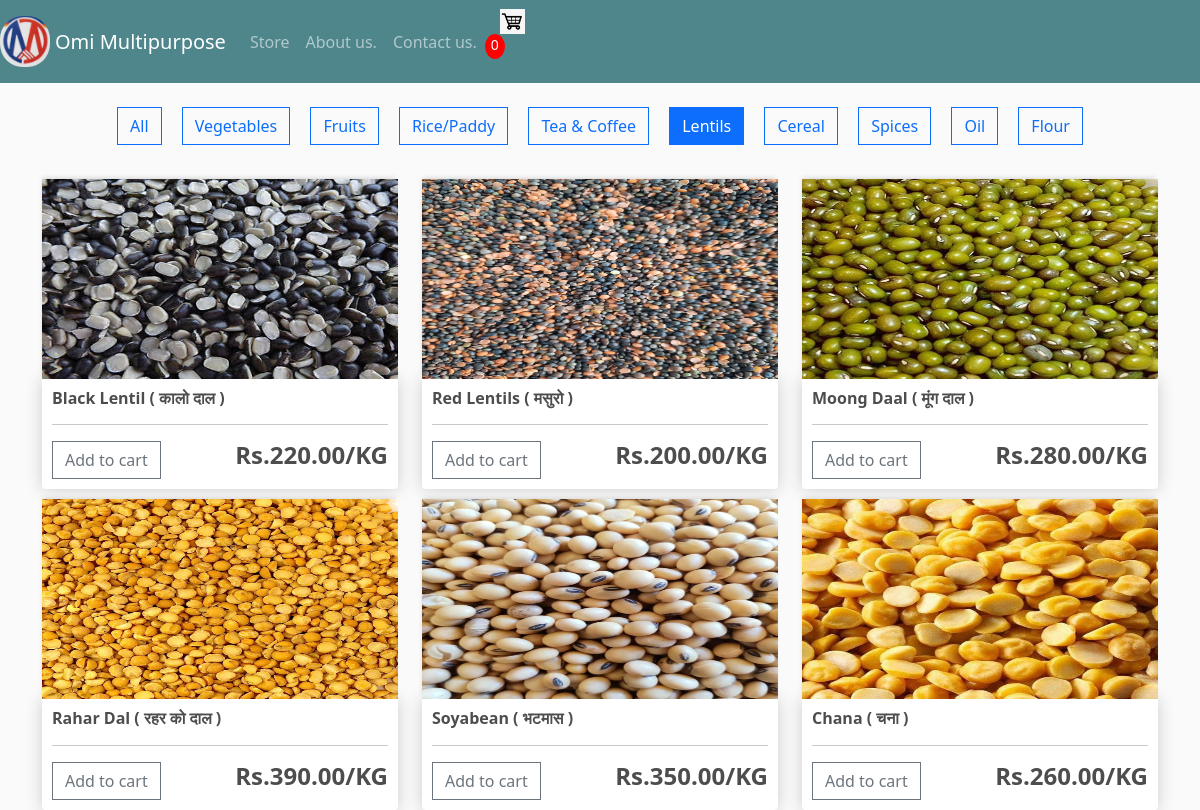
/store/?category=5, run on the app's committed database.
### store/models.py (models this page shows, shortened)
class Category(models.Model):
    name=models.CharField(max_length=100)

class Product(models.Model):
    category=models.ForeignKey(Category,on_delete=models.CASCADE,related_name='products',null=True)
    name= models.CharField(max_length=200, null= True)
    price= models.DecimalField(max_digits=7,decimal_places=2)
    unit = models.CharField(max_length=50,default="KG")
    image=models.ImageField(null=True, blank=True)
    @property
    def imageURL(self):
        try:
            url=self.image.url
        except:
            url=''
        return url

### store/views.py (the view)
# urls.py: path('',include('store.urls'))
def store(request):
    data = cartData(request)
    cartItems = data['cartItems']
    category_id = request.GET.get('category')
    if category_id:
        products = Product.objects.filter(category_id=category_id)
    else:
        products = Product.objects.all()
    categories = Category.objects.all()
    context = {
        'hello': products,
        'cartItems': cartItems,
        'categories': categories,
        'selected_category': int(category_id) if category_id else 0,
    }
    return render(request, 'store/store.html', context)

### store/utils.py (called while the page is built, shortened)
def cookieCart(request):
    try:
        cart = json.loads(request.COOKIES['cart'])
    except:
        cart = {}
    print('Cart:', cart)
    items = []
    order = {'get_cart_total': 0, 'get_cart_items': 0, 'shipping': False}
    cartItems = order['get_cart_items']
    return {'cartItems': cartItems, 'order': order, 'items': items}

def cartData(request):
    if request.user.is_authenticated:
        customer=request.user.customer
        order,created=Order.objects.get_or_create(customer=customer,complete=False)
        items=order.orderitem_set.all()
        cartItems=order.get_cart_items
    else:
        cookieData=cookieCart(request)
        cartItems=cookieData['cartItems']
        order=cookieData['order']
        items=cookieData['items']
    return {'cartItems':cartItems,'order':order,'items':items}

### store/templates/store/store.html
{% extends 'store/main.html' %} {% load static %} {% block content %}
<div class="text-center my-4">
  <a
    href="{% url 'store' %}"
    class="btn {% if selected_category == 0 %}btn-primary{% else %}btn-outline-primary{% endif %} mx-2"
  >
    All
  </a>
  {% for category in categories %}
  <a
    href="?category={{ category.id }}"
    class="btn {% if selected_category == category.id %}btn-primary{% else %}btn-outline-primary{% endif %} mx-2"
  >
    {{ category.name }}
  </a>
  {% endfor %}
</div>
<div class="row">
  {% for product in hello %}
  <div class="col-lg-4">
    <img class="thumbnail" src="{{product.imageURL}}" />
    <div class="box-element product">
      <h6><strong>{{product.name}}</strong></h6>
      <hr />
      <button
        data-product="{{product.id}}"
        data-action="add"
        class="btn btn-outline-secondary add-btn update-cart"
      >
        Add to cart
      </button>
      <h4 style="display: inline-block; float: right">
        <strong>Rs.{{product.price|floatformat:2}}/{{product.unit}}</strong>
      </h4>
    </div>
  </div>
  {% endfor %}
</div>
{% endblock content %}

### static/css/main.css (style rules this page uses)
body { background-color: hsl(0, 0%, 98%); }
h1,h2,h3,h4,h5,h6 { color:hsl(0, 0%, 30%); }
.box-element { box-shadow:hsl(0, 0%, 80%) 0 0 16px; background-color: #fff; border-radius: 4px; padding: 10px; }
.thumbnail { width: 100%; height: 200px; -webkit-box-shadow: -1px -3px 5px -2px rgba(214,214,214,1); -moz-box-shadow: -1px -3px 5px -2px rgba(214,214,214,1); box-shadow: -1px -3px 5px -2px rgba(214,214,214,1); }
.product { border-radius: 0 0 4px 4px; }
.col-lg-4, .col-lg-6, .col-lg-8, .col-lg-12 { margin-top: 10px; }
.btn { border-radius: 0; }

### data on the page
Category: name "Vegetables"
Category: name "Fruits"
Category: name "Rice/Paddy"
Category: name "Tea & Coffee"
Category: name "Lentils"
Category: name "Cereal"
Category: name "Spices"
Category: name "Oil"
Category: name "Flour"
Product: imageURL (picture), name "Black Lentil ( कालो दाल )", price "220.00", unit "KG"
Product: imageURL (picture), name "Red Lentils ( मसुरो )", price "200.00", unit "KG"
Product: imageURL (picture), name "Moong Daal ( मूंग दाल )", price "280.00", unit "KG"
Product: imageURL (picture), name "Rahar Dal ( रहर को दाल )", price "390.00", unit "KG"
Product: imageURL (picture), name "Soyabean ( भटमास )", price "350.00", unit "KG"
Product: imageURL (picture), name "Chana ( चना )", price "260.00", unit "KG"

### other printed values
{{ cartItems }} "0"
